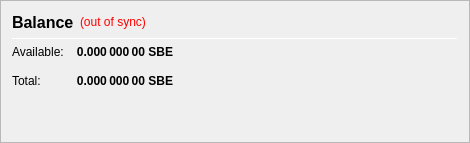
                   <widget class="QFrame" name="frame_CombinedBalances">
                    <property name="minimumSize">
                     <size>
                      <width>470</width>
                      <height>0</height>
                     </size>
                    </property>
                    <property name="frameShape">
                     <enum>QFrame::StyledPanel</enum>
                    </property>
                    <property name="frameShadow">
                     <enum>QFrame::Raised</enum>
                    </property>
                    <layout class="QVBoxLayout" name="verticalLayout_5">
                     <item>
                      <layout class="QHBoxLayout" name="horizontalLayout_5" stretch="0,0,0">
                       <item>
                        <widget class="QLabel" name="label_5z">
                         <property name="minimumSize">
                          <size>
                           <width>0</width>
                           <height>20</height>
                          </size>
                         </property>
                         <property name="font">
                          <font>
                           <pointsize>12</pointsize>
                           <weight>75</weight>
                           <bold>true</bold>
                          </font>
                         </property>
                         <property name="toolTip">
                          <string>Balance (including unconfirmed and immature coins)</string>
                         </property>
                         <property name="text">
                          <string>Balance</string>
                         </property>
                        </widget>
                       </item>
                       <item>
                        <widget class="QLabel" name="labelWalletStatus">
                         <property name="cursor">
                          <cursorShape>WhatsThisCursor</cursorShape>
                         </property>
                         <property name="toolTip">
                          <string>The displayed information may be out of date. Your wallet automatically synchronizes with the Sombe network after a connection is established, but this process has not completed yet.</string>
                         </property>
                         <property name="styleSheet">
                          <string notr="true">QLabel { color: red; }</string>
                         </property>
                         <property name="text">
                          <string notr="true">(out of sync)</string>
                         </property>
                         <property name="alignment">
                          <set>Qt::AlignLeading|Qt::AlignLeft|Qt::AlignVCenter</set>
                         </property>
                        </widget>
                       </item>
                       <item>
                        <spacer name="horizontalSpacer_1">
                         <property name="orientation">
                          <enum>Qt::Horizontal</enum>
                         </property>
                         <property name="sizeHint" stdset="0">
                          <size>
                           <width>40</width>
                           <height>20</height>
                          </size>
                         </property>
                        </spacer>
                       </item>
                      </layout>
                     </item>
                     <item>
                      <widget class="Line" name="line_CombinedBalance">
                       <property name="minimumSize">
                        <size>
                         <width>0</width>
                         <height>1</height>
                        </size>
                       </property>
                       <property name="maximumSize">
                        <size>
                         <width>16777215</width>
                         <height>1</height>
                        </size>
                       </property>
                       <property name="orientation">
                        <enum>Qt::Horizontal</enum>
                       </property>
                      </widget>
                     </item>
                     <item>
                      <layout class="QGridLayout" name="gridLayout_3">
                       <property name="spacing">
                        <number>12</number>
                       </property>
                       <item row="1" column="0">
                        <widget class="QLabel" name="labelBalanceTextz">
                         <property name="text">
                          <string>Available:</string>
                         </property>
                        </widget>
                       </item>
                       <item row="1" column="1">
                        <widget class="QLabel" name="labelBalancez">
                         <property name="font">
                          <font>
                           <weight>75</weight>
                           <bold>true</bold>
                          </font>
                         </property>
                         <property name="cursor">
                          <cursorShape>IBeamCursor</cursorShape>
                         </property>
                         <property name="toolTip">
                          <string>Your current spendable balance</string>
                         </property>
                         <property name="text">
                          <string notr="true">0.000 000 00 SBE</string>
                         </property>
                         <property name="alignment">
                          <set>Qt::AlignRight|Qt::AlignTrailing|Qt::AlignVCenter</set>
                         </property>
                         <property name="textInteractionFlags">
                          <set>Qt::LinksAccessibleByMouse|Qt::TextSelectableByKeyboard|Qt::TextSelectableByMouse</set>
                         </property>
                        </widget>
                       </item>
                       <item row="2" column="0">
                        <widget class="QLabel" name="labelTotalTextz">
                         <property name="text">
                          <string>Total:</string>
                         </property>
                        </widget>
                       </item>
                       <item row="2" column="1">
                        <widget class="QLabel" name="labelTotalz">
                         <property name="font">
                          <font>
                           <weight>75</weight>
                           <bold>true</bold>
                          </font>
                         </property>
                         <property name="cursor">
                          <cursorShape>IBeamCursor</cursorShape>
                         </property>
                         <property name="toolTip">
                          <string>Total Balance, including all unavailable coins.</string>
                         </property>
                         <property name="text">
                          <string notr="true">0.000 000 00 SBE</string>
                         </property>
                         <property name="alignment">
                          <set>Qt::AlignRight|Qt::AlignTrailing|Qt::AlignVCenter</set>
                         </property>
                         <property name="textInteractionFlags">
                          <set>Qt::LinksAccessibleByMouse|Qt::TextSelectableByKeyboard|Qt::TextSelectableByMouse</set>
                         </property>
                        </widget>
                       </item>
                       <item row="2" column="3">
                        <spacer name="horizontalSpacer_2">
                         <property name="orientation">
                          <enum>Qt::Horizontal</enum>
                         </property>
                         <property name="sizeHint" stdset="0">
                          <size>
                           <width>40</width>
                           <height>20</height>
                          </size>
                         </property>
                        </spacer>
                       </item>
                      </layout>
                     </item>
                     <item>
                      <spacer name="verticalSpacer_1">
                       <property name="orientation">
                        <enum>Qt::Vertical</enum>
                       </property>
                       <property name="sizeHint" stdset="0">
                        <size>
                         <width>20</width>
                         <height>40</height>
                        </size>
                       </property>
                      </spacer>
                     </item>
                    </layout>
                   </widget>
